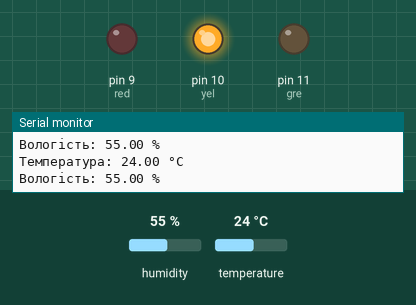
Recording of a sketch running on a simulated Arduino Uno, built with avr-gcc and run on an emulated ATmega328P. Shown: output pins drawn as LEDs (lit = HIGH), the last lines printed to the serial monitor. The test bench sets the inputs (shaded band); at power-on: humidity 55 %, temperature 24 °C.

Above: at 2.8 s.
2.9 s: humidity set to 42 %
5.6 s: humidity set to 39 %
At 6.7 s:
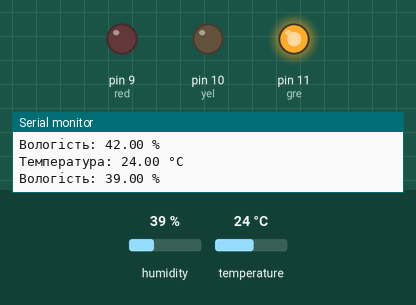
8.3 s: temperature set to 29.6 °C
11.2 s: temperature set to 30.5 °C
At 13.2 s:
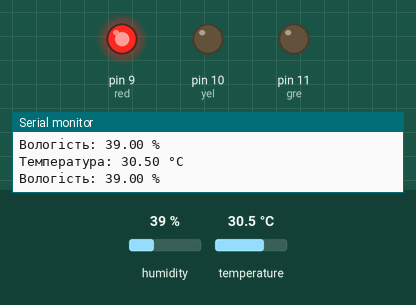
13.9 s: humidity set to 68 %
At 14.9 s:
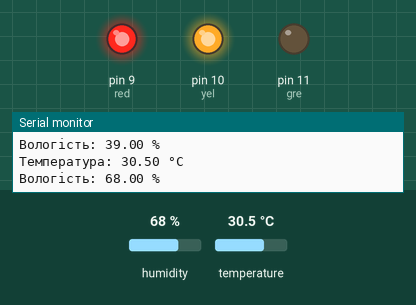
16.6 s: humidity set to 22 %
At 18.4 s:
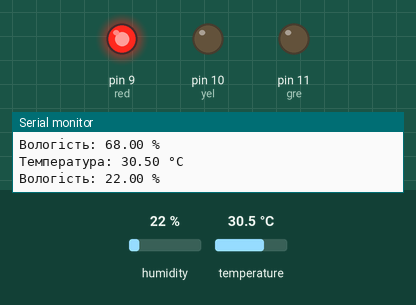
Timing chart, 0 to 19.9 s (numbered marks = the images above; inputs shaded):
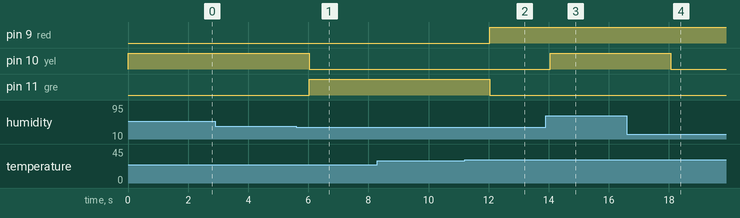

The sketch:

Dht22LedIndicator.ino
```cpp
#include <DHT.h>

#define DHTPIN 2
#define DHTTYPE DHT22
DHT dht(DHTPIN, DHTTYPE);

const int red = 9;
const int yel = 10;
const int gre = 11;

void setup() {

  Serial.begin(9600);

  dht.begin();

  pinMode(red, OUTPUT);
  pinMode(yel, OUTPUT);
  pinMode(gre, OUTPUT);
}

void loop() {

  float temperature = dht.readTemperature();
  float humidity = dht.readHumidity();

  if (isnan(temperature) || isnan(humidity)) {
    Serial.println("Помилка зчитування з DHT22");
    return;
  }

  Serial.print("Температура: ");
  Serial.print(temperature);
  Serial.println(" °C");
  Serial.print("Вологість: ");
  Serial.print(humidity);
  Serial.println(" %");

  if (temperature > 30) {

    digitalWrite(red, HIGH);
  } else {
    digitalWrite(red, LOW);
  }

  if (humidity > 40) {

    digitalWrite(yel, HIGH);
  } else {
    digitalWrite(yel, LOW);
  }

  if (temperature <= 30 && humidity <= 40) {

    digitalWrite(gre, HIGH);
  } else {
    digitalWrite(gre, LOW);
  }

  delay(2000);
}
```

Measured:
- the behaviour switches between 41 and 40 % on humidity (found by bisection; images 0 and 1)
- the behaviour switches between 30 and 30.1 °C on temperature (found by bisection; images 1 and 2)
- after the input at 5.6 s, pin 10 (yel): HIGH → LOW after 0.43 s; pin 11 (gre): LOW → HIGH after 0.43 s
- after the input at 11.2 s, pin 9 (red): LOW → HIGH after 0.85 s; pin 11 (gre): HIGH → LOW after 0.85 s
- after the input at 13.9 s, pin 10 (yel): LOW → HIGH after 0.15 s
- after the input at 16.6 s, pin 10 (yel): HIGH → LOW after 1.5 s
